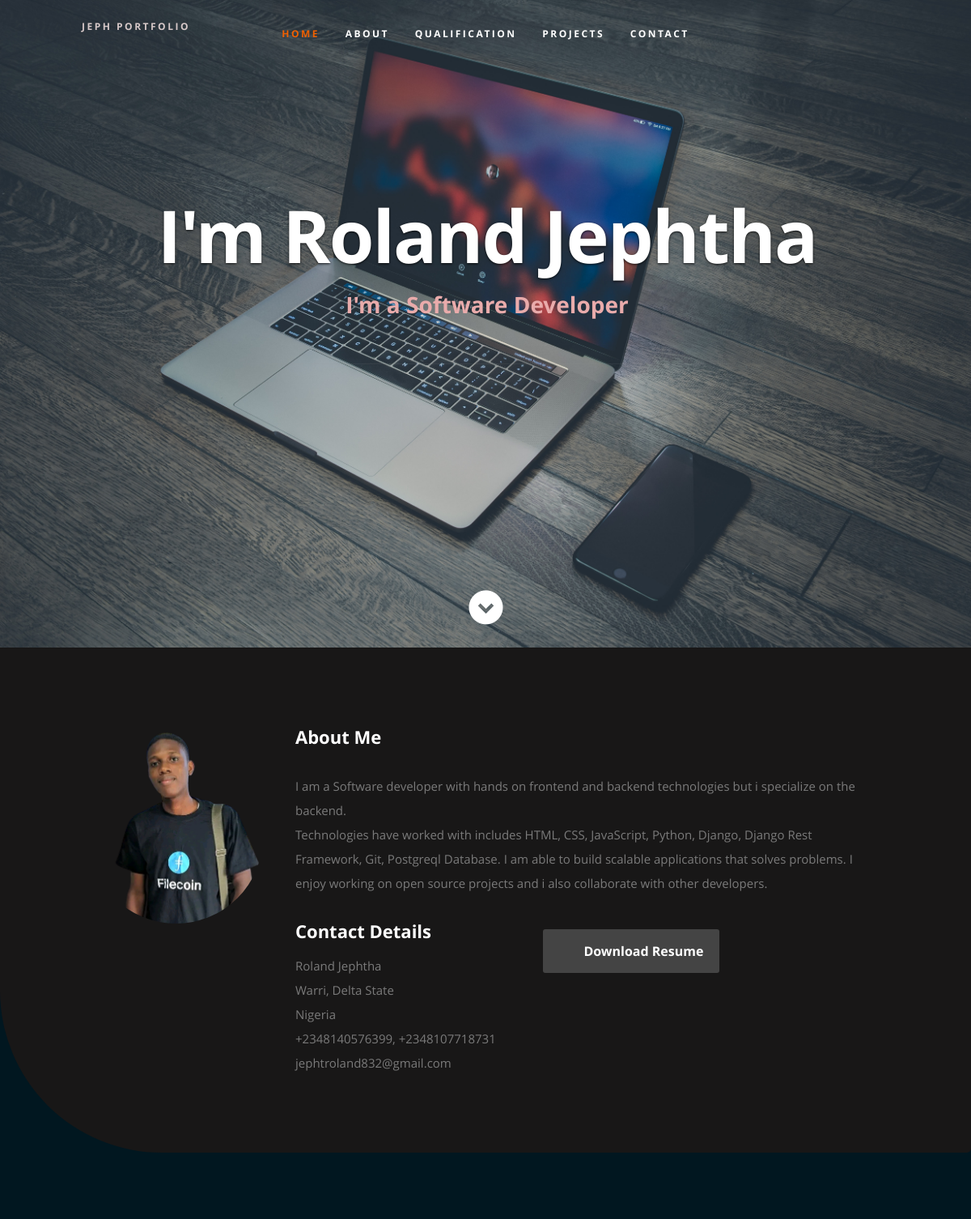
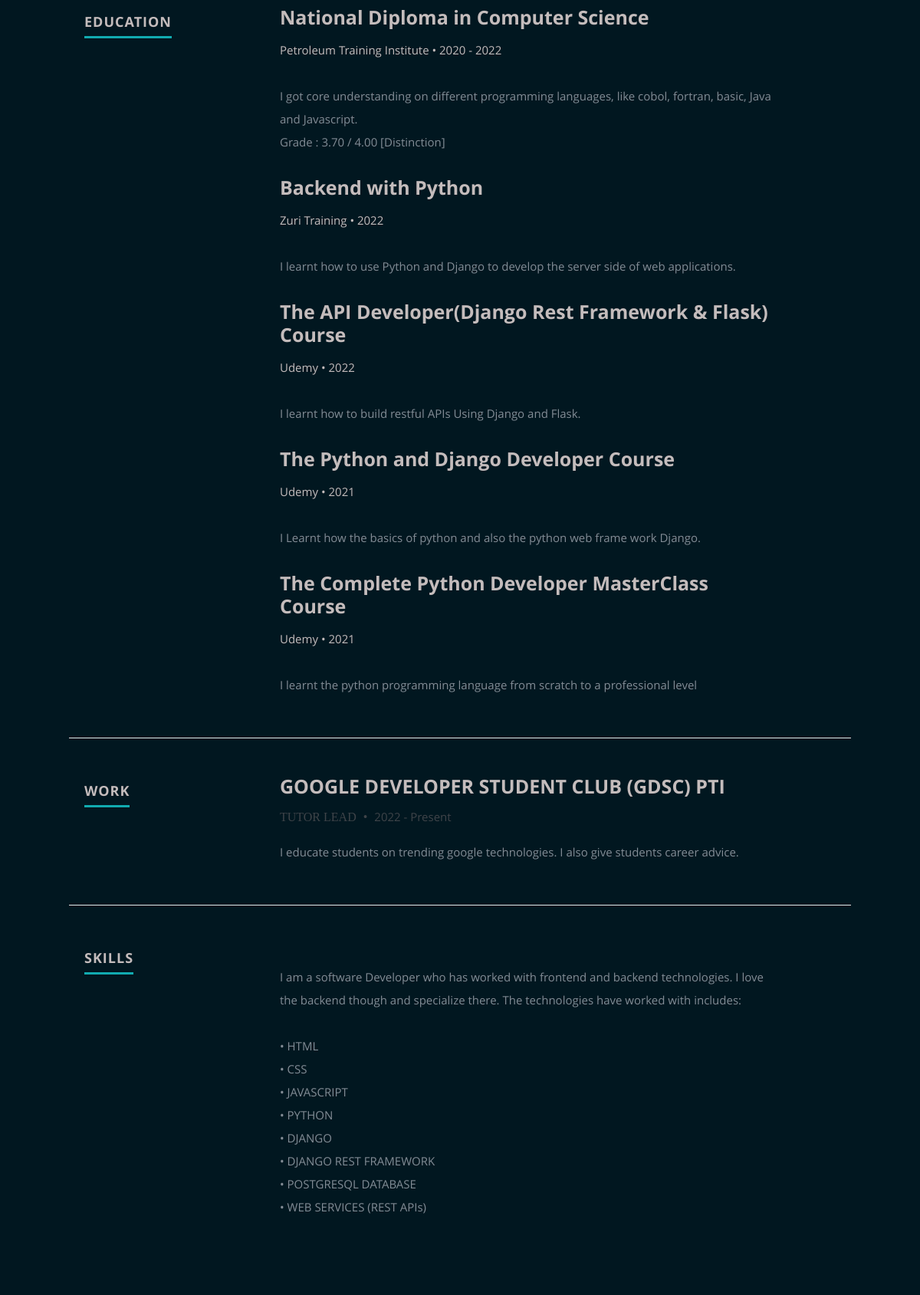
The page / (upper part) on the database its author committed (2 pictures, top to bottom).
### port/models.py (models this page shows, shortened)
class About(models.Model):
    description = models.TextField()

class Resume(models.Model):
    name = models.CharField(max_length = 255)
    file = models.FileField( null = True, upload_to = 'media')

class Education(models.Model):
    title = models.CharField(max_length = 255)
    school = models.CharField(max_length = 255)
    date = models.CharField(max_length = 255)
    description = models.TextField()

class Experience(models.Model):
    company = models.CharField(max_length = 255)
    position = models.CharField(max_length = 255)
    date  = models.CharField(max_length = 255)
    description = models.TextField()

class Skill(models.Model):
    detail = models.TextField()

### port/views.py (the view, shortened to what this page needs)
# urls.py: path('', views.index, name='index')
def index(request):
    skill = Skill.objects.all()
    experience = Experience.objects.all()
    education = Education.objects.all()
    project = Project.objects.all()
    resume = Resume.objects.all()
    about = About.objects.all()
    context = {
        'skill': skill,
        'experience': experience,
        'education': education,
        'project': project,
        'resume': resume,
        'about': about,
    }
    return render(request, 'index.html', context)

### templates/index.html (shortened to what this page needs)
<!DOCTYPE html>
{%load static%}
<html class="no-js" lang="en">
<head>
   <link rel="stylesheet" href="{% static 'css/default.css'%}">
	<link rel="stylesheet" href="{% static 'css/layout.css'%}">
   <link rel="stylesheet" href=" {% static 'css/media-queries.css'%}">
   <link rel="stylesheet" href="{% static 'css/magnific-popup.css'%}">
</head>
<body>
   <header id="home">
      <nav id="nav-wrap">
				 <p class="title-name">Jeph Portfolio</p>
         <ul id="nav" class="nav" >
            <div class="cont">
            <li class="current"><a class="smoothscroll" href="#home">Home</a></li>
            <li><a class="smoothscroll" href="#about">About</a></li>
	         <li><a class="smoothscroll" href="#resume">Qualification</a></li>
            <li><a class="smoothscroll" href="#portfolio">Projects</a></li>
            <li><a class="smoothscroll" href="#contact">Contact</a></li>
         </div>
         </ul>
      </nav>
      <div class="row banner">
         <div class="banner-text">
            <h1 class="responsive-headline">I'm Roland Jephtha</h1>
            <h2 style="color: rgb(233, 171, 171);">I'm a <span>Software Developer</span></h2> <br>
            <hr />
            <ul class="social">
               <li><a href="https://linkedin.com/in/jephtha-roland-6a6093200" target="_blank"><i class="fa fa-linkedin"></i></a></li>
               <li><a href="http://github.com/Roland-Jephtha" target="_blank"><i class="fa fa-github"></i></a></li>
            </ul>
         </div>
      </div>
      <p class="scrolldown">
         <a class="smoothscroll" href="#about"><i class="icon-down-circle"></i></a>
      </p>
   </header>
   <section id="about">
      <div class="row">
         <div class="three columns">
            <img class="profile"  src="{% static 'images/profile.png' %}" alt="" />
         </div>
         <div class="nine columns main-col">
            <h2>About Me</h2>
            {%for ab in about%}
            <p>{{ab.description|linebreaks}}</p>
            {%endfor%}
            <div class="row">
               <div class="columns contact-details">
                  <h2>Contact Details</h2>
                  <p class="address">
						   <span>Roland Jephtha</span><br>
						   <span>Warri, Delta State<br>
						         Nigeria
                     </span><br>
						   <span>+2348140576399, +2348107718731</span><br>
                     <span>jephtroland832@gmail.com</span>
					   </p>
               </div>
               <div class="columns download">
                  <p>
                     {%for res in resume%}
                     <a href="" class="button" download = '{{res.file.url}}'><i class="fa fa-download"  ></i>Download Resume</a>
                     {%endfor%}
                  </p>
               </div>
            </div>
         </div>
      </div>
   </section>
   <section id="resume">
      <div class="row education">
         <div class="three columns header-col" >
            <h1 class="res"><span>Education</span></h1>
         </div>
         <div class="nine columns main-col">
            {%for edu in education reversed%}
            <div class="row item">
               <div class="twelve columns">
                  <h3 class="res">{{edu.title}}</h3>
                  <p class="res">{{edu.school}} <span>&bull;</span> <em class="date">{{edu.date}}</em></p>
                  <p>
                     {{edu.description| linebreaks}}
                  </p>
               </div>
            </div>
            {%endfor%}
         </div>
      </div>
      <div class="row work">
         <div class="three columns header-col">
            <h1 class="res"><span>Work</span></h1>
         </div>
         <div class="nine columns main-col">
            {%for exp in experience%}
            <div class="row item">
               <div class="twelve columns">
                  <h3 class="res">{{exp.company}}</h3>
                  <p class="info">{{exp.position}} <span>&bull;</span> <em class="date">{{exp.date}}</em></p>
                  <p>
                  {{exp.description}}
                  </p>
               </div>
            </div>
            {%endfor%}
         </div>
      </div>
      <div class="row skill">
         <div class="three columns header-col">
            <h1 class="res"><span>Skills</span></h1>
         </div>
         <div class="nine columns main-col">
            {%for ski in skill%}
            <p>{{ski.detail| linebreaks}}
            </p>
            {%endfor%}
			</div>
      </div>
   </section>
</body>
</html>

### static/css/default.css (style rules this page uses)
html, body, div, span, object, iframe, h1, h2, h3, h4, h5, h6, p, blockquote, pre, abbr, address, cite, code, del, dfn, em, img, ins, kbd, q, samp, small, strong, sub, sup, var, b, i, dl, dt, dd, ol, ul, li, fieldset, form, label, legend, table, caption, tbody, tfoot, thead, tr, th, td, article, aside, canvas, details, figcaption, figure, footer, header, hgroup, menu, nav, section, summary, time, mark, audio, video { margin: 0; padding: 0; border: 0; outline: 0; font-size: 100%; vertical-align: baseline; background: transparent; }
article,aside,details,figcaption,figure, footer,header,hgroup,menu,nav,section { display: block; }
*, *:before, *:after { -moz-box-sizing: border-box; -webkit-box-sizing: border-box; box-sizing: border-box; }
html { font-size: 62.5%; -webkit-font-smoothing: antialiased; }
body { background: #fff; font-family: 'opensans-regular', sans-serif; font-weight: normal; font-size: 15px; line-height: 30px; color: #838C95; -webkit-font-smoothing: antialiased; -webkit-text-size-adjust: 100%; }
h1, h2, h3, h4, h5, h6 { color: #313131; font-family: 'opensans-bold', sans-serif; font-weight: normal; }
h1 { font-size: 38px; line-height: 42px; margin-bottom: 12px; letter-spacing: -1px; }
h2 { font-size: 28px; line-height: 36px; margin-bottom: 6px; }
h3 { font-size: 22px; line-height: 30px; margin-bottom: 12px; }
p { margin: 0 0 30px 0; }
em { font: 15px/30px 'opensans-italic', sans-serif; }
hr { border: solid #E3E3E3; border-width: 1px 0 0; clear: both; margin: 11px 0 30px; height: 0; }
a, a:visited { text-decoration: none; outline: 0; color: #11ABB0; -webkit-transition: color .3s ease-in-out; -moz-transition: color .3s ease-in-out; -o-transition: color .3s ease-in-out; transition: color .3s ease-in-out; }
p a, p a:visited { line-height: inherit; }
ul, ol { margin-bottom: 24px; margin-top: 12px; }
ul { list-style: none outside; }
li { line-height: 18px; margin-bottom: 12px; }
img { max-width: 100%; height: auto; }
.button, .button:visited, button, input[type="submit"], input[type="reset"], input[type="button"] { font: 16px/30px 'opensans-bold', sans-serif; background: #11ABB0; display: inline-block; text-decoration: none; letter-spacing: 0; color: #fff; padding: 12px 20px; margin-bottom: 18px; border: none; cursor: pointer; height: auto; -webkit-transition: all .2s ease-in-out; -moz-transition: all .2s ease-in-out; -o-transition: all .2s ease-in-out; -ms-transition: all .2s ease-in-out; transition: all .2s ease-in-out; -moz-border-radius: 3px; -webkit-border-radius: 3px; -khtml-border-radius: 3px; border-radius: 3px; }
.row { width: 96%; max-width: 1020px; margin: 0 auto; }
.row .row { width: auto; max-width: none; margin: 0 -20px; }
.row:before, .row:after { content: " "; display: table; }
.row:after { clear: both; }
.column, .columns { position: relative; padding: 0 20px; min-height: 1px; float: left; }
[class*="column"] + [class*="column"]:last-child { float: right; }
.row .three { width: 25%; }
.row .nine { width: 75%; }
.row .twelve { width: 100%; }
.profile { border-radius: 300px; }
body { background-image: url('image.jpg'); }
.res { color: rgb(196, 188, 188); }

### rows shown on the page
About: description "I am a Software developer with hands on frontend and backend technologies but i specialize on the backend. Technologies have worked with includes HTML, CSS, JavaScript, Python, Django, Django Rest Framework, Git, Postgreql Database. I am able to build scalable applications that solves problems. I enjoy working on open source projects and i also collaborate with other developers."
Education: title "National Diploma in Computer Science", school "Petroleum Training Institute", date "2020 - 2022", description "I got core understanding on different programming languages, like cobol, fortran, basic, Java and Javascript. Grade : 3.70 / 4.00 [Distinction]"
Education: title "Backend with Python", school "Zuri Training", date "2022", description "I learnt how to use Python and Django to develop the server side of web applications."
Education: title "The API Developer(Django Rest Framework & Flask) Course", school "Udemy", date "2022", description "I learnt how to build restful APIs Using Django and Flask."
Education: title "The Python and Django Developer Course", school "Udemy", date "2021", description "I Learnt how the basics of python and also the python web frame work Django."
Education: title "The Complete Python Developer MasterClass Course", school "Udemy", date "2021", description "I learnt the python programming language from scratch to a professional level"
Experience: company "GOOGLE DEVELOPER STUDENT CLUB (GDSC) PTI", position "TUTOR LEAD", date "2022 - Present", description "I educate students on trending google technologies. I also give students career advice."
Skill: detail "I am a software Developer who has worked with frontend and backend technologies. I love the backend though and specialize there. The technologies have worked with includes: • HTML • CSS • JAVASCRIPT • PYTHON • DJANGO • DJANGO REST FRAMEWORK • POSTGRESQL DATABASE • WEB SERVICES (REST APIs)"
